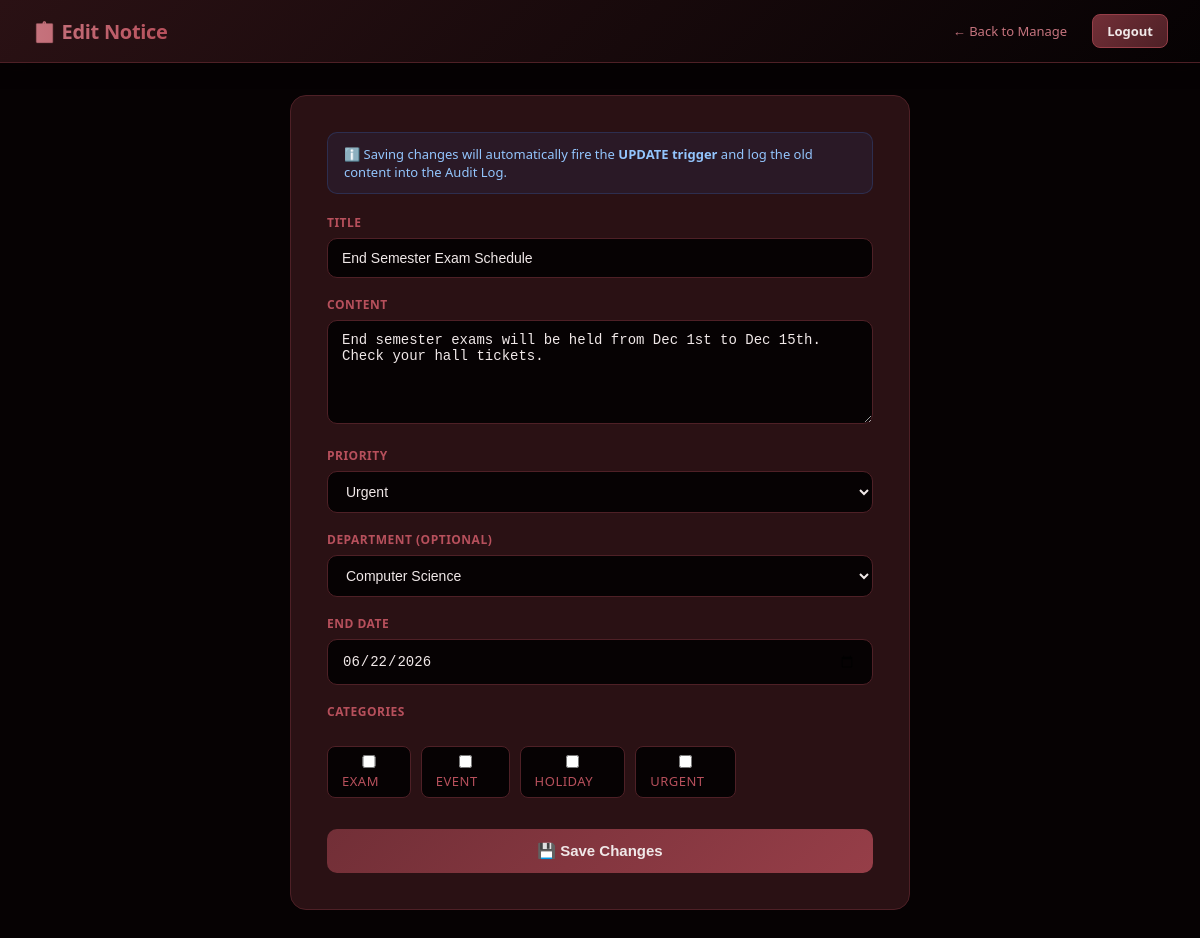
Screenshot of /edit_notice.php?id=1 (signed in) with the database file from the repository.
### tables this page shows
CREATE TABLE `notices` (
  `notice_id` int NOT NULL,
  `user_id` int NOT NULL,
  `dept_id` int DEFAULT NULL,
  `title` varchar(200) NOT NULL,
  `content` text NOT NULL,
  `priority` enum('urgent','normal','low') DEFAULT 'normal',
  `start_date` date NOT NULL,
  `end_date` date DEFAULT NULL,
  `is_active` tinyint(1) DEFAULT '1',
  `created_at` timestamp NULL DEFAULT CURRENT_TIMESTAMP
);

CREATE TABLE `departments` (
  `dept_id` int NOT NULL,
  `dept_name` varchar(100) NOT NULL,
  `description` text,
  `hod_name` varchar(100) DEFAULT NULL,
  `created_at` timestamp NULL DEFAULT CURRENT_TIMESTAMP
);

CREATE TABLE `categories` (
  `cat_id` int NOT NULL,
  `cat_name` varchar(50) NOT NULL,
  `colour_code` varchar(7) DEFAULT '#3B82F6',
  `description` text,
  `created_at` timestamp NULL DEFAULT CURRENT_TIMESTAMP
);

### edit_notice.php (the view, shortened to what this page needs)
<?php
include 'db.php';
$notice_id = intval($_GET['id'] ?? 0);
$result = mysqli_query($conn,
    "SELECT * FROM notices WHERE notice_id = $notice_id");
$notice = mysqli_fetch_assoc($result);
$depts = mysqli_query($conn, "SELECT * FROM departments");
$cats  = mysqli_query($conn, "SELECT * FROM categories");
$tagged = [];
?>
<!DOCTYPE html>
<html lang="en">
<head>
  <link rel="stylesheet" href="style.css">
</head>
<body>
<div class="navbar">
  <h2>📋 Edit Notice</h2>
  <div class="nav-links">
    <a href="manage_notices.php">← Back to Manage</a>
    <a href="logout.php" class="btn-logout">Logout</a>
  </div>
</div>
<div class="container">
  <div class="form-box">
    <div style="background:rgba(59,130,246,0.08);border:1px solid
                rgba(59,130,246,0.2);border-radius:10px;padding:12px 16px;
                margin-bottom:20px;font-size:13px;color:#93C5FD">
      ℹ️ Saving changes will automatically fire the <b>UPDATE trigger</b>
      and log the old content into the Audit Log.
    </div>
    <form method="POST">
      <label>Title</label>
      <input type="text" name="title"
             value="<?= htmlspecialchars($notice['title']) ?>" required>
      <label>Content</label>
      <textarea name="content" rows="5" required>
<?= htmlspecialchars($notice['content']) ?></textarea>
      <label>Priority</label>
      <select name="priority">
        <option value="urgent" <?= $notice['priority']=='urgent'?'selected':'' ?>>
          Urgent</option>
      </select>
      <label>Department (optional)</label>
      <select name="dept_id">
        <?php
        mysqli_data_seek($depts, 0);
        while ($d = mysqli_fetch_assoc($depts)): ?>
          <option value="<?= $d['dept_id'] ?>"
            <?= $notice['dept_id']==$d['dept_id'] ? 'selected' : '' ?>>
            <?= $d['dept_name'] ?>
          </option>
        <?php endwhile; ?>
      </select>
      <label>End Date</label>
      <input type="date" name="end_date"
             value="<?= $notice['end_date'] ?? '' ?>">
      <label>Categories</label>
      <div class="checkbox-group">
        <?php
        mysqli_data_seek($cats, 0);
        while ($c = mysqli_fetch_assoc($cats)): ?>
          <label class="check-label">
            <input type="checkbox" name="categories[]"
                   value="<?= $c['cat_id'] ?>"
                   <?= in_array($c['cat_id'], $tagged) ? 'checked' : '' ?>>
            <?= $c['cat_name'] ?>
          </label>
        <?php endwhile; ?>
      </div>
      <button type="submit">💾 Save Changes</button>
    </form>
  </div>
</div>
</body>
</html>

### style.css (style rules this page uses)
* { margin:0; padding:0; box-sizing:border-box; }
body { font-family: 'Segoe UI', system-ui, sans-serif; background: #060203; color: #f0e8e8; min-height: 100vh; }
.navbar { background: linear-gradient(135deg, #2A1114 0%, #060203 100%); border-bottom: 1px solid #4E2026; padding: 14px 32px; display: flex; justify-content: space-between; align-items: center; position: sticky; top: 0; z-index: 100; backdrop-filter: blur(10px); box-shadow: 0 2px 16px rgba(6,2,3,0.6); }
.navbar h2 { font-size: 20px; font-weight: 700; background: linear-gradient(90deg, #C6747E, #B7505C); -webkit-background-clip: text; background-clip: text; color: transparent; letter-spacing: -0.3px; }
.nav-links { display: flex; gap: 10px; align-items: center; }
.nav-links a { color: #C6747E; text-decoration: none; font-size: 13px; font-weight: 500; padding: 7px 14px; border-radius: 8px; transition: all 0.2s; border: 1px solid transparent; }
.btn-logout { background: linear-gradient(135deg, #722F37, #4E2026) !important; color: #f0e8e8 !important; border: 1px solid #963E48 !important; font-weight: 700 !important; }
.container { max-width: 860px; margin: 32px auto; padding: 0 24px; }
.form-box { background: #2A1114; border: 1px solid #4E2026; border-radius: 16px; padding: 36px; max-width: 620px; margin: 0 auto; }
.form-box label { display: block; font-size: 12px; font-weight: 700; color: #B7505C; text-transform: uppercase; letter-spacing: 0.5px; margin: 18px 0 7px; }
.form-box input, .form-box textarea, .form-box select { width: 100%; padding: 11px 14px; background: #060203; border: 1px solid #4E2026; border-radius: 10px; font-size: 14px; color: #f0e8e8; transition: border-color 0.2s; }
.form-box select option { background: #2A1114; color: #f0e8e8; }
.form-box textarea { resize: vertical; }
.form-box button { margin-top: 24px; width: 100%; padding: 13px; background: linear-gradient(135deg, #722F37, #963E48); color: #f0e8e8; border: none; border-radius: 10px; font-size: 15px; font-weight: 700; cursor: pointer; transition: opacity 0.2s, transform 0.1s; }
.form-box input[type="date"] { width: 100%; padding: 11px 14px; background: #060203; border: 1px solid #4E2026; border-radius: 10px; font-size: 14px; color: #f0e8e8; cursor: pointer; transition: all 0.2s; color-scheme: dark; }
.checkbox-group { display: flex; flex-wrap: wrap; gap: 10px; margin-top: 8px; }
.check-label { display: flex; align-items: center; gap: 8px; background: #060203; border: 1px solid #4E2026; border-radius: 8px; padding: 7px 14px; font-size: 13px !important; font-weight: 500 !important; color: #B7505C; cursor: pointer; transition: all 0.2s; }
.check-label input[type="checkbox"] { accent-color: #963E48; }

### rows the page displays
notices: title "End Semester Exam Schedule", content "End semester exams will be held from Dec 1st to Dec 15th. Check your hall tickets.", priority "Urgent", dept_id "Computer Science", end_date "06/22/2026"
categories: cat_name "EXAM"
categories: cat_name "EVENT"
categories: cat_name "HOLIDAY"
categories: cat_name "URGENT"
